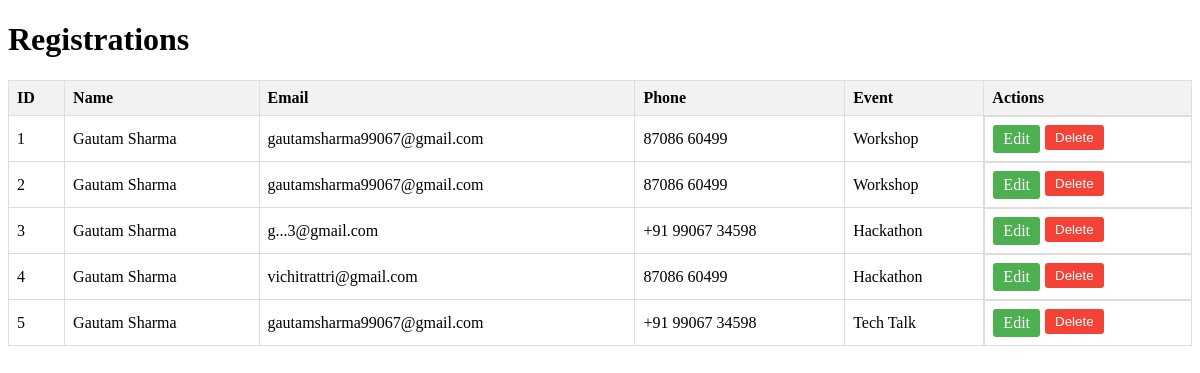
/admin, run on an earlier commit of the app's database.
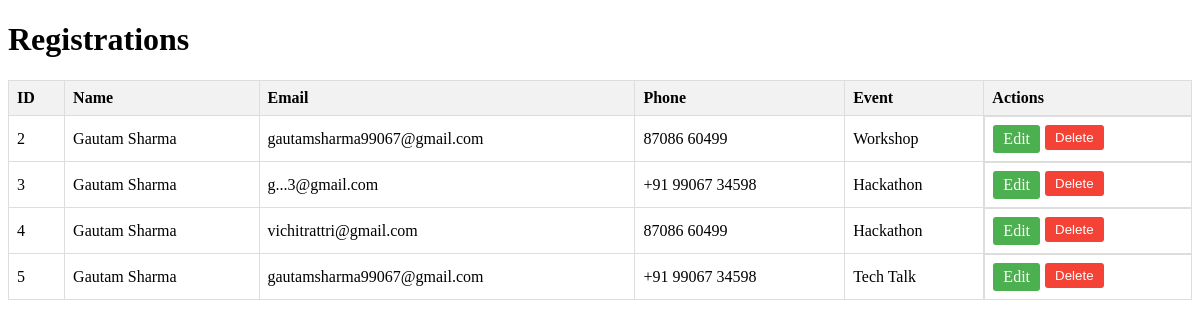
And on a later commit of the database.
### tables this page shows
CREATE TABLE registrations (
            id INTEGER PRIMARY KEY AUTOINCREMENT,
            name TEXT NOT NULL,
            email TEXT NOT NULL,
            phone TEXT NOT NULL,
            event_name TEXT NOT NULL
        );

### app.py (the view)
@app.route('/admin')
def admin():
    conn = sqlite3.connect('database.db')
    cursor = conn.cursor()
    cursor.execute("SELECT * FROM registrations")
    rows = cursor.fetchall()
    conn.close()
    return render_template('admin.html', registrations=rows)

### templates/admin.html (shortened to what this page needs)
<!DOCTYPE html>
<html lang="en">
<head>
</head>
<body>
<div class="container">
    <h1>Registrations</h1>
    <table>
        <thead>
            <tr>
                <th>ID</th>
                <th>Name</th>
                <th>Email</th>
                <th>Phone</th>
                <th>Event</th>
                <th>Actions</th>
            </tr>
        </thead>
        <tbody>
            {% for registration in registrations %}
            <tr>
                <td>{{ registration[0] }}</td>
                <td>{{ registration[1] }}</td>
                <td>{{ registration[2] }}</td>
                <td>{{ registration[3] }}</td>
                <td>{{ registration[4] }}</td>
                <td class="action-buttons">
                    <a href="/edit/{{ registration[0] }}" class="edit-btn">Edit</a>
                    <form action="/delete/{{ registration[0] }}" method="post" onsubmit="return confirm('Are you sure you want to delete this registration?');">
                        <button type="submit" class="delete-btn">Delete</button>
                    </form>
                </td>
            </tr>
            {% endfor %}
        </tbody>
    </table>
</div>
</body>
</html>

What changed in the data, as far as the page shows it:
removed registrations: id "1", name "Gautam Sharma", email "gautamsharma99067@gmail.com", phone "87086 60499", event_name "Workshop"
